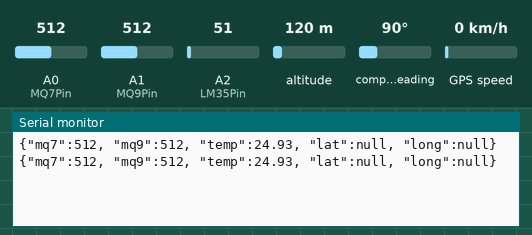
This sketch was run on a simulated Arduino Uno, built with avr-gcc and run on an emulated ATmega328P. Shown: the last lines printed to the serial monitor. Inputs (shaded band) come from the test bench; at power-on: A2 (LM35Pin) = 51, A0 (MQ7Pin) = 512, A1 (MQ9Pin) = 512, altitude 120 m, compass heading 90°, GPS speed 0 km/h. The GPS gets a fix after 3 s at 37.7749, -122.4194 with 8 satellites.

Above: at 1.8 s.
1.9 s: A2 (LM35Pin) set to 61
At 3.9 s:
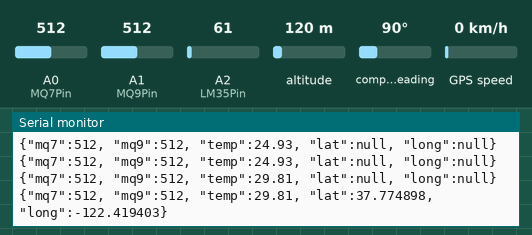
5.6 s: A0 (MQ7Pin) set to 716
At 6.9 s:
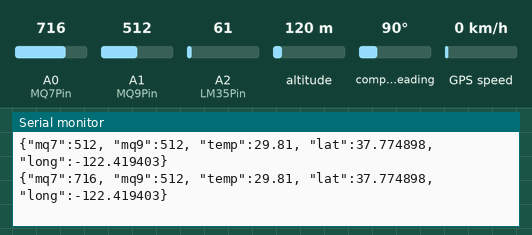
7.1 s: A1 (MQ9Pin) set to 716
At 7.7 s:
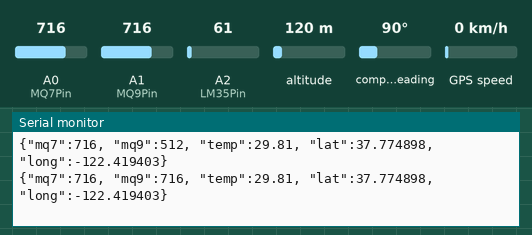
8.6 s: A2 (LM35Pin) set to 71
At 9.9 s:
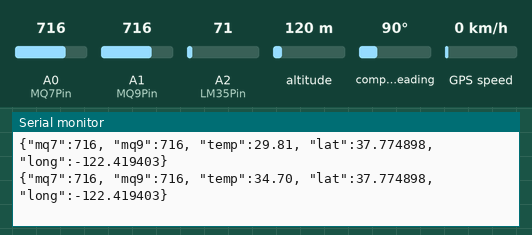
10.1 s: A0 (MQ7Pin) set to 992
At 11.2 s:
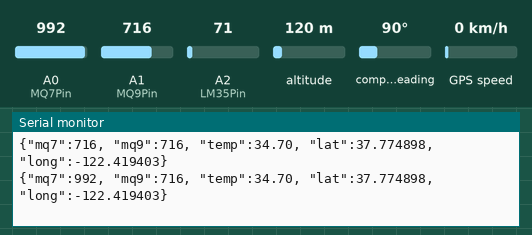
11.6 s: A1 (MQ9Pin) set to 992
At 11.6 s:
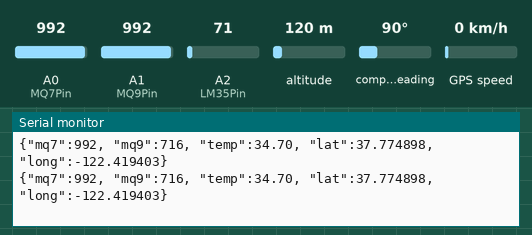
Timing chart, 0 to 14.1 s (numbered marks = the images above; inputs shaded):
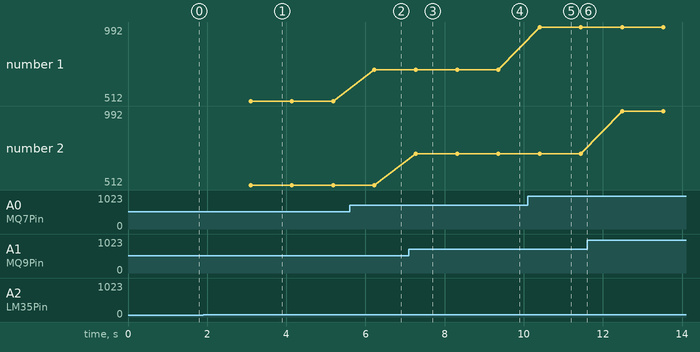

Measured:
- after the input at 1.9 s, the serial monitor: prints a new line after 0.16 s (image 1)
- after the input at 5.6 s, the serial monitor: prints a new line after 0.63 s (image 2)
- after the input at 7.1 s, the serial monitor: prints a new line after 0.17 s (image 3)
- after the input at 8.6 s, the serial monitor: prints a new line after 0.76 s (image 4)
- after the input at 10.1 s, the serial monitor: prints a new line after 0.30 s (image 5)
- plotted number 1: 512 → 716 after the input at 5.6 s, 716 → 992 after the input at 10.1 s

The sketch:

aqm-g17.ino
```cpp
#include <TinyGPS++.h>
#include <SoftwareSerial.h>

// Define pins for GPS module
static const int RXPin = 4, TXPin = 3;
static const uint32_t GPSBaud = 9600;

// Create GPS and software serial objects
TinyGPSPlus gps;
SoftwareSerial ss(RXPin, TXPin);

// Define pins for sensors
const int MQ7Pin = A0; // MQ-7 connected to A0
const int MQ9Pin = A1; // MQ-9 connected to A1
const int LM35Pin = A2; // LM35 connected to A2

// Timing variables for sensor heating cycle
unsigned long previousMillis = 0;
const long interval = 150000; // 2.5 minutes for the full heating cycle of MQ sensors
int heatingPhase = 0; // 0: High voltage, 1: Low voltage

void setup() {
  Serial.begin(9600);
  ss.begin(GPSBaud);
  pinMode(MQ7Pin, INPUT);
  pinMode(MQ9Pin, INPUT);
  pinMode(LM35Pin, INPUT); // Ensure the pin mode for LM35 is set to INPUT
}

void loop() {
  unsigned long currentMillis = millis();
  if (currentMillis - previousMillis >= interval) {
    previousMillis = currentMillis;
    heatingPhase = 1 - heatingPhase; // Toggle heating phase

    if (heatingPhase == 0) {
      // Set heating elements to high voltage (5V)
    } else {
      // Set heating elements to low voltage (1.4V or 1.5V)
    }
  }

  while (ss.available() > 0) {
    char c = ss.read();
    gps.encode(c);
  }

  // Increase the time to check for GPS data processing to 10 seconds
  if (millis() > 10000 && gps.charsProcessed() < 10) {
    Serial.println(F("No GPS detected: check wiring."));
    while (true); // Halt execution if GPS is not detected
  }

  int mq7Value = analogRead(MQ7Pin);
  int mq9Value = analogRead(MQ9Pin);
  float temperature = analogRead(LM35Pin) * (5.0 / 1023.0) * 100.0;

  // Create JSON formatted string for sensor values
  Serial.print("{\"mq7\":");
  Serial.print(mq7Value);
  Serial.print(", \"mq9\":");
  Serial.print(mq9Value);
  Serial.print(", \"temp\":");
  Serial.print(temperature);

  if (gps.location.isValid()) {
    Serial.print(", \"lat\":");
    Serial.print(gps.location.lat(), 6);
    Serial.print(", \"long\":");
    Serial.print(gps.location.lng(), 6);
  } else {
    Serial.print(", \"lat\":null, \"long\":null");
  }

  Serial.println("}");
  delay(1000);
}
```
